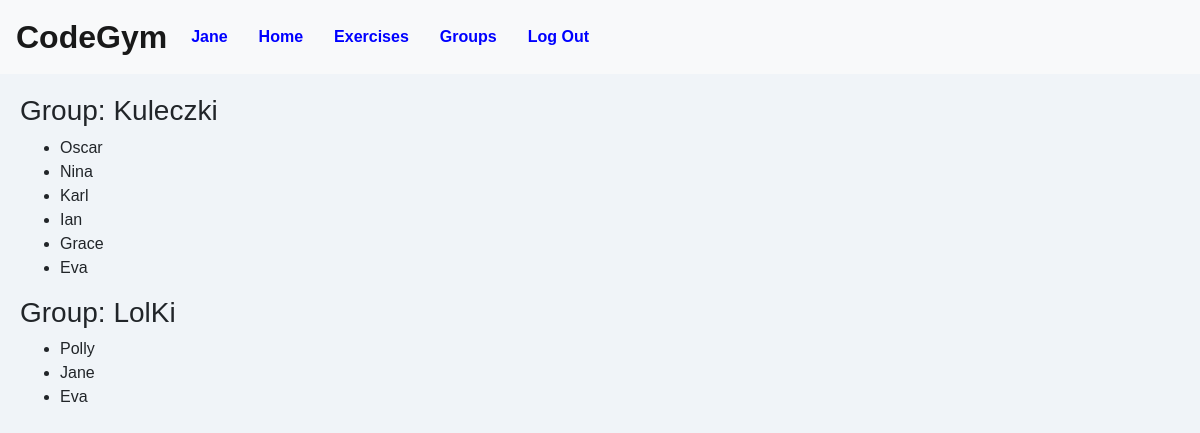
The page /groups (signed in) on the database as committed earlier.
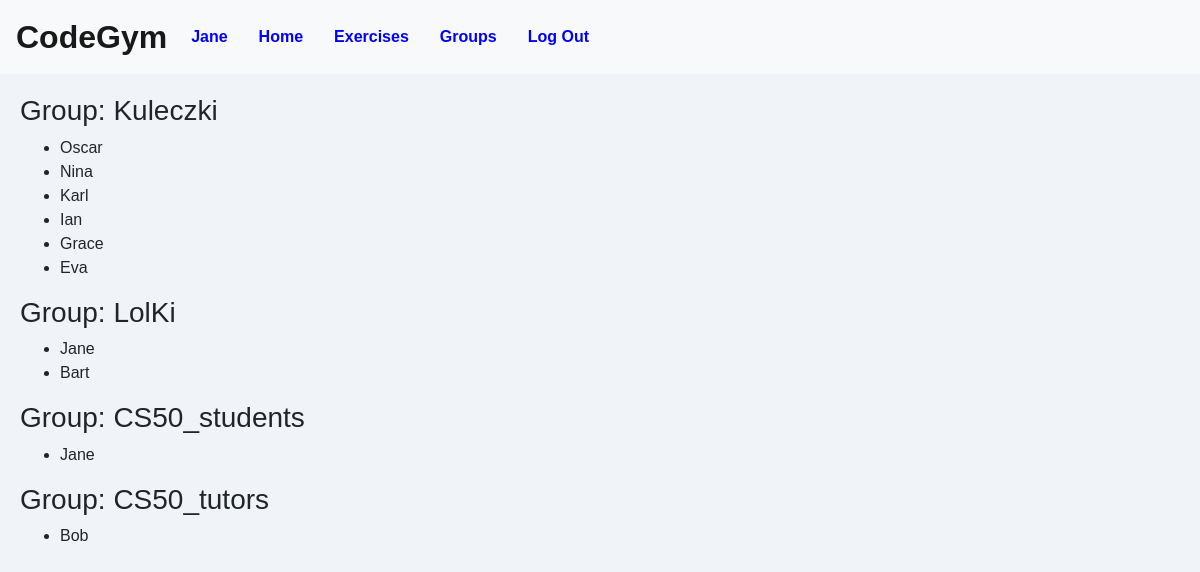
The same page on the database as committed later.
### CodeGym/models.py (models this page shows)
class Group(models.Model):
    id = models.AutoField(primary_key=True)
    name = models.CharField(max_length=100)
    tutor = models.ForeignKey(Tutor, on_delete=models.SET_NULL, null=True)
    students = models.ManyToManyField(Student)

class User(AbstractUser):
    id = models.AutoField(primary_key=True)
    USER_TYPE_CHOICES = (
        ('HEADMASTER', 'HEADMASTER'),
        ('TUTOR', 'Tutor'),
        ('STUDENT', 'Student'),
    )
    user_type = models.CharField(max_length=10, choices=USER_TYPE_CHOICES, null=False)

class Student(User):
    class Meta:
        permissions = [
            ("can_access_student_dashboard", "Can access student dashboard"),
        ]

class User(AbstractUser):
    id = models.AutoField(primary_key=True)
    USER_TYPE_CHOICES = (
        ('HEADMASTER', 'HEADMASTER'),
        ('TUTOR', 'Tutor'),
        ('STUDENT', 'Student'),
    )
    user_type = models.CharField(max_length=10, choices=USER_TYPE_CHOICES, null=False)

### CodeGym/views.py (the view, shortened to what this page needs)
# urls.py: path("groups", views.groups, name="groups")
def groups(request):
    user_type = request.user.user_type
    context = {}
    if request.method == "GET":
        students = Student.objects.all()
        groups = Group.objects.all()
        context = {'students': students, 'groups': groups}
    return render(request, 'CodeGym/groups.html', context)

### CodeGym/templates/CodeGym/groups.html (shortened to what this page needs)
{% extends "CodeGym/layout.html" %}
{% block body %}
<body>
    {% if user.is_authenticated %}
    {% for group in groups %}
    <div>
        <h3>Group: {{ group.name }}</h3>
        <ul>
            {% for student in group.students.all %}
            <li>{{ student }}</li>
            {% endfor %}
        </ul>
    </div>
    {% endfor %}
    {% endif %}
</body>
{% endblock %}

Rows that differ between the two databases and show on the page:
changed Group "LolKi": loses Student (username "Polly"); loses Student (username "Eva")
added Student: username "Bart", shown under Group "LolKi"
added Group: name "CS50_students", Student (username "Jane")
added Group: name "CS50_tutors"
now on this page (row unchanged): Student: username "Bob", shown under "CS50_tutors"
